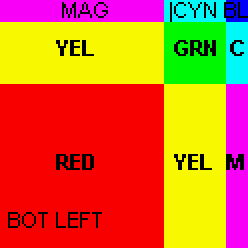
#> input picture Image Processing Sample.BMP, 124 x 124 px, found by its file name (shown 2 times larger)
$ python 'Image-Processing--Edge Detection .py'
#> lines starting #> are read from the running program, lines starting #| are printed output that depends on the picture
from PIL import Image, ImageFilter

# Open the image file
image_path = r"C:\Users\khush\OneDrive\Desktop\Furqan Python\Image Processing Sample.BMP"
image = Image.open(image_path)
#> image is the input picture: PIL image 124x124 RGB; mean R, G, B 212.1, 103.3, 38.2

# Apply the Sobel filter for edge detection
edges = image.filter(ImageFilter.FIND_EDGES)
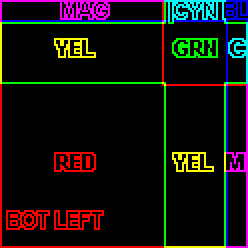
#> edges: PIL image 124x124 RGB (shown 2 times larger); mean R, G, B 20.4, 16.4, 14.7

# Display the original and edge-detected images
image.show(title="Original Image")
edges.show(title="Edge-Detected Image")

# Save the edge-detected image
edges.save("edge_detected_image.bmp")

# Close the images
image.close()
edges.close()
